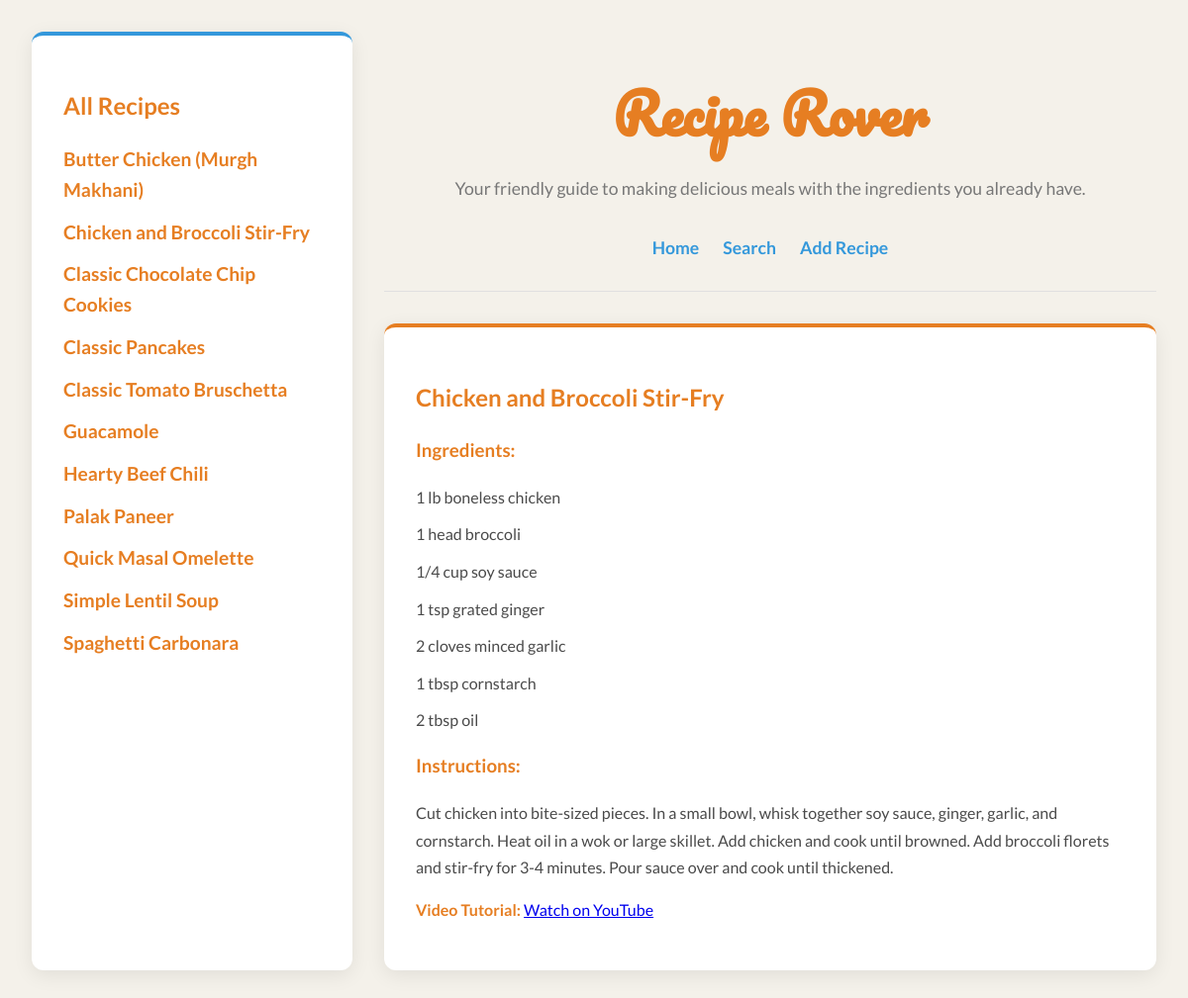
The app's page /recipe/7 with its own data.
### tables this page shows
CREATE TABLE recipes (id INTEGER PRIMARY KEY, name TEXT NOT NULL UNIQUE,
                                  instructions TEXT NOT NULL, youtube_link TEXT);

CREATE TABLE recipe_ingredients (recipe_id INTEGER, ingredient_id INTEGER, quantity TEXT,
                                             FOREIGN KEY (recipe_id) REFERENCES recipes (id),
                                             FOREIGN KEY (ingredient_id) REFERENCES ingredients (id),
                                             PRIMARY KEY (recipe_id, ingredient_id));

CREATE TABLE ingredients (id INTEGER PRIMARY KEY, name TEXT NOT NULL UNIQUE);

### main.py (the view)
@app.get("/recipe/{recipe_id}", response_class=HTMLResponse)
def view_recipe_details(request: Request, recipe_id: int):
    conn = get_db_connection()
    recipe = conn.execute("SELECT * FROM recipes WHERE id = ?", (recipe_id,)).fetchone()
    ingredients = conn.execute('''
        SELECT i.name, ri.quantity FROM ingredients i
        JOIN recipe_ingredients ri ON i.id = ri.ingredient_id
        WHERE ri.recipe_id = ? ORDER BY ri.rowid
    ''', (recipe_id,)).fetchall()
    all_recipes = conn.execute("SELECT id, name FROM recipes ORDER BY name").fetchall()
    conn.close()
    return templates.TemplateResponse("index.html", {"request": request, "recipes": all_recipes, "recipe_details": recipe, "ingredients": ingredients})

### templates/index.html (shortened to what this page needs)
<!DOCTYPE html>
<html lang="en">
<head>
</head>
<body>
    <div class="container">
        <aside class="sidebar">
            <h2>All Recipes</h2>
            <ul>
                {% for recipe in recipes %}
                <li><a href="/recipe/{{ recipe.id }}">{{ recipe.name }}</a></li>
                {% endfor %}
            </ul>
        </aside>
        <main class="main-content">
            <h1>Recipe Rover</h1>
            <p class="app-description">Your friendly guide to making delicious meals with the ingredients you already have.</p>
            <nav>
                <a href="/">Home</a>
                <a href="/search">Search</a>
                <a href="/add">Add Recipe</a>
            </nav>
            {% if recipe_details %}
                <div class="details">
                    <h2>{{ recipe_details.name }}</h2>
                    <h3>Ingredients:</h3>
                    <ul>
                        {% for ing in ingredients %}
                        <li>{{ ing.quantity }} {{ ing.name }}</li>
                        {% endfor %}
                    </ul>
                    <h3>Instructions:</h3>
                    <p>{{ recipe_details.instructions }}</p>
                    {% if recipe_details.youtube_link %}
                    <p><strong>Video Tutorial:</strong> <a href="{{ recipe_details.youtube_link }}" target="_blank">Watch on YouTube</a></p>
                    {% endif %}
                </div>
            {% else %}
                <div class="details">
                    <h2>Welcome to Recipe Rover!</h2>
                    <p>Select a recipe from the list on the left to see its details, or use the navigation above to find a new recipe based on your ingredients!</p>
                </div>
            {% endif %}
        </main>
    </div>
</body>
</html>

### templates/index.html (style rules this page uses)
:root { --primary-color: #e67e22; --secondary-color: #3498db; --background-color: #f4f1ea; --text-color: #4a4a4a; --card-bg-color: #ffffff; --border-color: #e0e0e0; --shadow-color: rgba(0, 0, 0, 0.08); }
body { font-family: 'Lato', sans-serif; line-height: 1.6; background-color: var(--background-color); color: var(--text-color); margin: 0; padding: 2rem; }
.container { display: flex; max-width: 1200px; margin: auto; gap: 2rem; }
.sidebar { flex: 1; background: var(--card-bg-color); padding: 2rem; border-radius: 12px; box-shadow: 0 5px 20px var(--shadow-color); border-top: 4px solid var(--secondary-color); }
.main-content { flex: 3; }
h1, h2, h3 { color: var(--primary-color); }
h1 { font-family: 'Pacifico', cursive; font-size: 3.5rem; text-align: center; margin-bottom: 0; }
.app-description { text-align: center; color: #777; margin-bottom: 2rem; font-size: 1.1rem; }
nav { display: flex; justify-content: center; gap: 1.5rem; margin-bottom: 2rem; padding-bottom: 1.5rem; border-bottom: 1px solid var(--border-color); }
nav a { text-decoration: none; color: var(--secondary-color); font-weight: bold; font-size: 1.1em; transition: color 0.2s; position: relative; padding-bottom: 5px; }
nav a::after { content: ''; position: absolute; width: 0; height: 2px; bottom: 0; left: 0; background-color: #2980b9; transition: width 0.3s; }
ul { list-style-type: none; padding: 0; }
li { margin-bottom: 0.75rem; }
li a { text-decoration: none; color: var(--primary-color); font-size: 1.2em; font-weight: bold; transition: color 0.2s; }
.details { background: var(--card-bg-color); padding: 2rem; border-radius: 12px; box-shadow: 0 5px 20px var(--shadow-color); border-top: 4px solid var(--primary-color); }
.details p { white-space: pre-wrap; line-height: 1.7; }
.details strong { color: var(--primary-color); }

### records on screen
recipes: name "Butter Chicken (Murgh Makhani)"
recipes: name "Chicken and Broccoli Stir-Fry", instructions "Cut chicken into bite-sized pieces. In a small bowl, whisk together soy sauce, ginger, garlic, and cornstarch. Heat oil in a wok or large skillet. Add chicken and cook until browned. Add broccoli florets and stir-fry for 3-4 minutes. Pour sauce over and cook until thickened."
recipes: name "Classic Chocolate Chip Cookies"
recipes: name "Classic Pancakes"
recipes: name "Classic Tomato Bruschetta"
recipes: name "Guacamole"
recipes: name "Hearty Beef Chili"
recipes: name "Palak Paneer"
recipes: name "Quick Masal Omelette"
recipes: name "Simple Lentil Soup"
recipes: name "Spaghetti Carbonara"
recipe_ingredients: quantity "1 lb boneless", name "chicken"
recipe_ingredients: quantity "1 head", name "broccoli"
recipe_ingredients: quantity "1/4 cup", name "soy sauce"
recipe_ingredients: quantity "1 tsp grated", name "ginger"
recipe_ingredients: quantity "2 cloves minced", name "garlic"
recipe_ingredients: quantity "1 tbsp", name "cornstarch"
recipe_ingredients: quantity "2 tbsp", name "oil"
